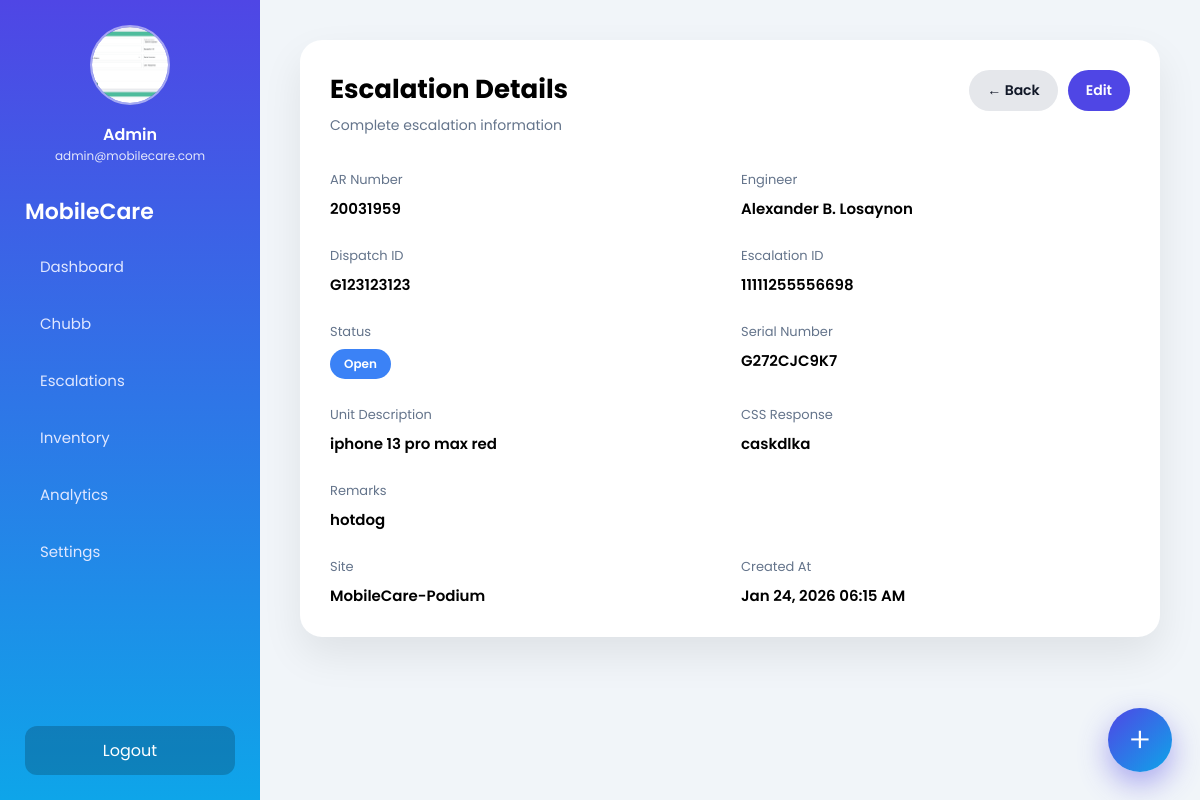
Screenshot of /Escalations/escalation_view.php?id=2 (signed in) with the database file from the repository.
### tables this page shows
CREATE TABLE `users` (
  `id` int(11) NOT NULL,
  `email` varchar(100) NOT NULL,
  `name` varchar(100) DEFAULT NULL,
  `password` varchar(255) NOT NULL,
  `role` enum('admin','manager','engineer','user') NOT NULL DEFAULT 'user',
  `account_type` varchar(100) NOT NULL,
  `is_engineer` tinyint(1) DEFAULT 0,
  `created_at` timestamp NOT NULL DEFAULT current_timestamp(),
  `last_activity` datetime DEFAULT NULL,
  `reset_token` varchar(255) DEFAULT NULL,
  `reset_expires` datetime DEFAULT NULL,
  `full_name` varchar(255) DEFAULT NULL,
  `personal_id` varchar(100) DEFAULT NULL,
  `profile_image` varchar(255) DEFAULT NULL,
  `position` varchar(100) NOT NULL,
  `active` tinyint(1) NOT NULL DEFAULT 1 COMMENT '1 = active, 0 = inactive'
);

CREATE TABLE `escalations` (
  `id` int(11) NOT NULL,
  `ar_number` varchar(100) DEFAULT NULL,
  `engineer_name` varchar(100) DEFAULT NULL,
  `dispatch_id` varchar(100) DEFAULT NULL,
  `escalation_id` varchar(100) DEFAULT NULL,
  `escalation_status` varchar(50) DEFAULT NULL,
  `serial_number` varchar(100) DEFAULT NULL,
  `unit_description` varchar(255) DEFAULT NULL,
  `css_response` varchar(255) DEFAULT NULL,
  `remarks` text DEFAULT NULL,
  `site` varchar(100) DEFAULT NULL,
  `created_at` timestamp NOT NULL DEFAULT current_timestamp()
);

### Escalations/escalation_view.php (the view, shortened to what this page needs)
<?php
$conn = new mysqli("localhost","root","","Mobilecare_monitoring");
$id = intval($_GET['id'] ?? 0);
$stmt = $conn->prepare("SELECT * FROM escalations WHERE id=?");
$stmt->bind_param("i", $id);
$stmt->execute();
$result = $stmt->get_result();
$escalation = $result->fetch_assoc();
?>
<!DOCTYPE html>
<html lang="en">
<head>
</head>
<body>
<?php require_once __DIR__.'/../sidebar/sidebar.php'; ?>
<div class="main">
    <div class="card">
        <div class="header">
            <div>
                <h2>Escalation Details</h2>
                <p>Complete escalation information</p>
            </div>
            <div class="actions">
                <a href="escalations.php" class="btn btn-secondary">← Back</a>
                <a href="escalation_edit.php?id=<?= $escalation['id'] ?>" class="btn btn-primary">Edit</a>
            </div>
        </div>
        <div class="grid">
            <div class="item"><label>AR Number</label><div><?= htmlspecialchars($escalation['ar_number']) ?></div></div>
            <div class="item"><label>Engineer</label><div><?= htmlspecialchars($escalation['engineer_name']) ?></div></div>
            <div class="item"><label>Dispatch ID</label><div><?= htmlspecialchars($escalation['dispatch_id']) ?></div></div>
            <div class="item"><label>Escalation ID</label><div><?= htmlspecialchars($escalation['escalation_id']) ?></div></div>
            <div class="item"><label>Status</label>
                <div>
                    <span class="badge <?= strtolower($escalation['escalation_status']) ?>">
                        <?= htmlspecialchars($escalation['escalation_status']) ?>
                    </span>
                </div>
            </div>
            <div class="item"><label>Serial Number</label><div><?= htmlspecialchars($escalation['serial_number']) ?></div></div>
            <div class="item"><label>Unit Description</label><div><?= htmlspecialchars($escalation['unit_description']) ?></div></div>
            <div class="item"><label>CSS Response</label><div><?= htmlspecialchars($escalation['css_response']) ?></div></div>
            <div class="item" style="grid-column:1 / -1"><label>Remarks</label><div><?= nl2br(htmlspecialchars($escalation['remarks'])) ?></div></div>
            <div class="item"><label>Site</label><div><?= htmlspecialchars($escalation['site']) ?></div></div>
            <div class="item"><label>Created At</label><div><?= date('M d, Y h:i A', strtotime($escalation['created_at'])) ?></div></div>
        </div>
    </div>
</div>
</body>
</html>

### sidebar/sidebar.php (shortened to what this page needs)
<?php
$current = basename($_SERVER['PHP_SELF']);
$conn = new mysqli('localhost','root','','Mobilecare_monitoring');
$user_id = $_SESSION['user_id'] ?? 0;
$profile_image = $full_name = $email = $role = '';
if($user_id){
    $stmt = $conn->prepare("SELECT full_name, email, profile_image, role FROM users WHERE id=?");
    if($stmt){
        $stmt->bind_param("i",$user_id);
        $stmt->execute();
        $stmt->bind_result($full_name, $email, $profile_image, $role);
    }
}
$isAdmin = ($role === 'admin');
$display_name = $full_name ?: $email;
$profile_image_url = $profile_image
    ? "/Mobilecare_Monitoring/uploads/".htmlspecialchars($profile_image)
    : "/Mobilecare_Monitoring/uploads/default.png";
?>
<div class="sidebar">
    <div class="profile">
        <img src="<?= $profile_image_url ?>">
        <div class="name"><?= htmlspecialchars($display_name) ?></div>
        <div class="email"><?= htmlspecialchars($email) ?></div>
    </div>
    <div class="logo">MobileCare</div>
    <div class="nav">
        <a href="/Mobilecare_Monitoring/dashboard.php" class="<?= $current==='dashboard.php'?'active':'' ?>">Dashboard</a>
        <a href="/Mobilecare_Monitoring/Chubb/chubb.php" class="<?= $current==='chubb.php'?'active':'' ?>">Chubb</a>
        <a href="/Mobilecare_Monitoring/Escalations/escalations.php" class="<?= $current==='escalations.php'?'active':'' ?>">Escalations</a>
        <a href="/Mobilecare_Monitoring/Inventory/inventory.php" class="<?= $current==='inventory.php'?'active':'' ?>">Inventory</a>
        <?php if($isAdmin): ?>
            <a href="/Mobilecare_Monitoring/Reports/reports.php" class="<?= $current==='reports.php'?'active':'' ?>">Analytics</a>
        <?php else: ?>
            <a href="/Mobilecare_Monitoring/Endorsement_tally/endorsement_tally.php" class="<?= $current==='endorsement_tally.php'?'active':'' ?>">Endorsements</a>
        <?php endif; ?>
        <a href="/Mobilecare_Monitoring/settings/settings.php" class="<?= $current==='settings.php'?'active':'' ?>">Settings</a>
    </div>
    <a href="/Mobilecare_monitoring/Login/logout.php" class="logout">Logout</a>
</div>
<div class="floating-menu">
    <button class="menu-btn" id="menuBtn">+</button>
</div>

### Escalations/escalation_view.php (style rules this page uses)
* { box-sizing:border-box;font-family:Poppins }
body { margin:0;background:#f1f5f9 }
.main { margin-left:260px; padding:40px; max-width:1200px; }
.card { background:#fff; border-radius:22px; padding:30px; box-shadow:0 18px 40px rgba(0,0,0,.08); }
.header { display:flex; justify-content:space-between; align-items:flex-start; margin-bottom:30px; }
.header h2 { margin:0;font-size:26px }
.header p { margin:6px 0 0;color:#64748b;font-size:14px }
.grid { display:grid; grid-template-columns:repeat(auto-fit,minmax(260px,1fr)); gap:22px; }
.item label { font-size:13px; color:#64748b; }
.item div { margin-top:6px; font-weight:600; font-size:15px; }
.badge { display:inline-block; padding:6px 14px; border-radius:999px; font-size:12px; font-weight:600; }
.open { background:#3b82f6;color:#fff }
.actions { display:flex; gap:10px; }
.btn { text-decoration:none; padding:10px 18px; border-radius:999px; font-size:14px; font-weight:600; }
.btn-primary { background:#4f46e5;color:#fff }
.btn-secondary { background:#e5e7eb;color:#111827 }

### sidebar/sidebar.php (style rules this page uses)
.sidebar { position:fixed; top:0;left:0; width:260px;height:100vh; background:linear-gradient(180deg,#4f46e5,#0ea5e9); color:#fff; padding:25px; display:flex; flex-direction:column; z-index:100; }
.profile { text-align:center;margin-bottom:30px }
.profile img { width:80px;height:80px;border-radius:50%; border:2px solid rgba(255,255,255,.5); object-fit:cover;margin-bottom:10px }
.profile .name { font-weight:600;font-size:16px }
.profile .email { font-size:12px;opacity:.85;word-break:break-word }
.logo { font-size:22px;font-weight:600;margin-bottom:15px }
.nav a { display:block; padding:12px 15px; border-radius:12px; color:#e0e7ff; text-decoration:none; margin-bottom:10px; font-size:15px; }
.logout { margin-top:auto; padding:12px; border-radius:12px; background:rgba(0,0,0,.2); text-align:center; color:#fff; text-decoration:none; }
.floating-menu { position:fixed; right:28px; bottom:28px; z-index:1000; }
.menu-btn { width:64px; height:64px; border-radius:50%; border:none; cursor:pointer; background:linear-gradient(135deg,#4f46e5,#0ea5e9); color:#fff; font-size:34px; font-weight:300; display:flex; align-items:center; justify-content:center; box-shadow: 0 12px 30px rgba(79,70,229,.45), 0 0 0 0 rgba(79,70,229,.6); transition: transform .35s ease, box-shadow .35s ease; }

### rows the page displays
users: profile_image (picture), full_name "Admin", email "admin@mobilecare.com"
escalations: ar_number "20031959", engineer_name "Alexander B. Losaynon", dispatch "G123123123", escalation "11111255556698", escalation_status "Open", serial_number "G272CJC9K7", unit_description "iphone 13 pro max red", css_response "caskdlka", remarks "hotdog", site "MobileCare-Podium", created_at "Jan 24, 2026 06:15 AM"
